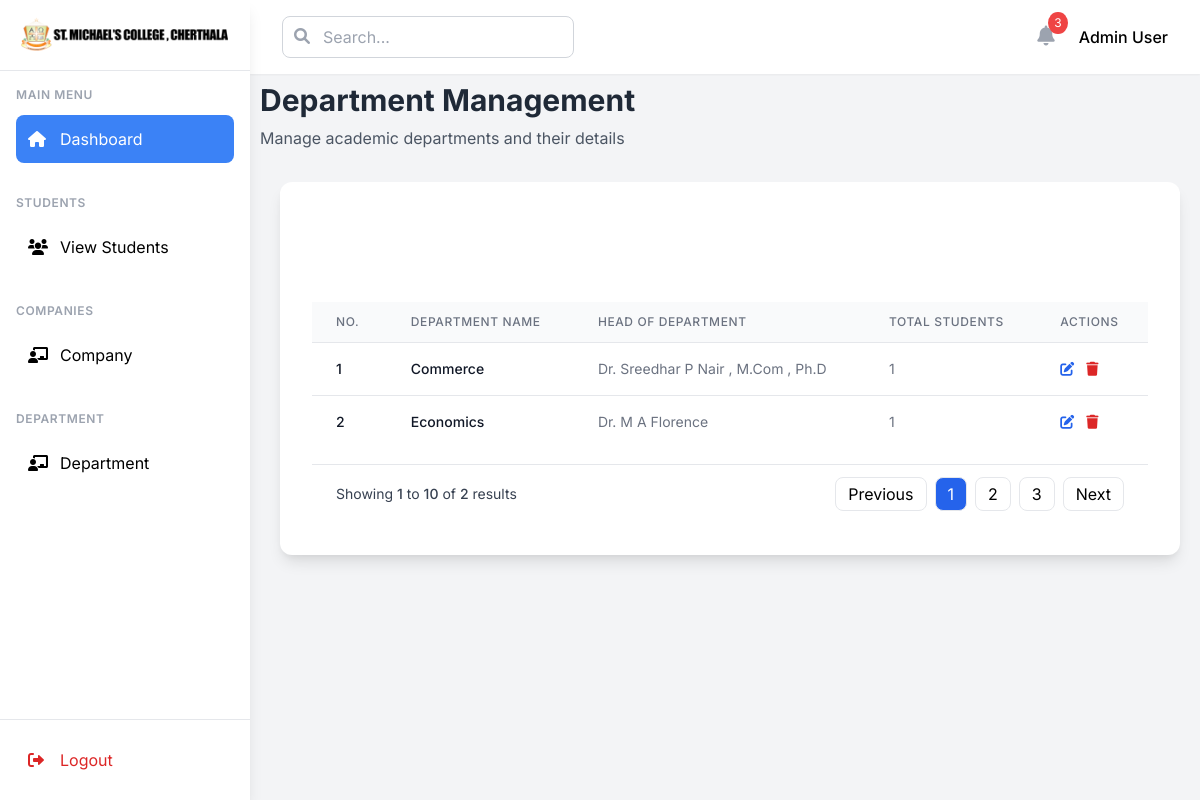
Page /department/ on the committed database.
### college_admin/models.py (models this page shows, shortened)
class Department(models.Model):
    name = models.CharField(max_length=100)
    hod_name = models.CharField(max_length=100,null=True)
    created_at = models.DateTimeField(auto_now_add=True)

### college_admin/views.py (the view, shortened to what this page needs)
# urls.py: path('department/',DepartmentView.as_view(),name='department'),
class DepartmentView(View):
    template_name = 'departments.html'
    def get(self, request, *args, **kwargs):
        departments = Department.objects.annotate(
            total_students=Count('student')
        ).order_by('name')
        paginator = Paginator(departments, 10)
        page_number = request.GET.get('page')
        page_obj = paginator.get_page(page_number)
        context = {
            'departments': page_obj,
            'total_departments': departments.count(),
            'form': DepartmentForm()
        }
        return render(request, self.template_name, context)

### college_admin/forms.py
class DepartmentForm(forms.ModelForm):
    class Meta:
        model = Department
        fields = '__all__'

### college_admin/templates/departments.html (shortened to what this page needs)
{% extends "admin_home.html" %}
{% block home %}
    <div class="main-contents">
        <div class="mb-8 mt-2">
            <div>
                <h1 class="text-3xl font-bold text-gray-800">Department Management</h1>
                <p class="text-gray-600 mt-2">Manage academic departments and their details</p>
            </div>
        </div>
        <div class="bg-white rounded-xl shadow-lg" style="margin:20px;">
            <div class="p-8">
                <div class="flex flex-wrap items-center justify-between mb-6" >
                </div>
                <div class="overflow-x-auto">
                    <table class="min-w-full divide-y divide-gray-200">
                        <thead class="bg-gray-50">
                            <tr>
                                <th class="px-6 py-3 text-left text-xs font-medium text-gray-500 uppercase tracking-wider">
                                    No.
                                </th>
                                <th class="px-6 py-3 text-left text-xs font-medium text-gray-500 uppercase tracking-wider">
                                    Department Name
                                </th>
                                <th class="px-6 py-3 text-left text-xs font-medium text-gray-500 uppercase tracking-wider">
                                    Head of Department
                                </th>
                                <th class="px-6 py-3 text-left text-xs font-medium text-gray-500 uppercase tracking-wider">
                                    Total Students
                                </th>
                                <th class="px-6 py-3 text-left text-xs font-medium text-gray-500 uppercase tracking-wider">
                                    Actions
                                </th>
                            </tr>
                        </thead>
                        <tbody class="bg-white divide-y divide-gray-200">
                            {% for dept in departments %}
                            <tr>
                                <td class="px-6 py-4 whitespace-nowrap">
                                    <div class="text-sm font-medium text-gray-900">{{ forloop.counter }}</div>
                                </td>
                                <td class="px-6 py-4 whitespace-nowrap">
                                    <div class="text-sm font-medium text-gray-900">{{ dept.name }}</div>
                                </td>
                                <td class="px-6 py-4 whitespace-nowrap">
                                    <div class="text-sm text-gray-500">{{ dept.hod_name }}</div>
                                </td>
                                <td class="px-6 py-4 whitespace-nowrap">
                                    <div class="text-sm text-gray-500">{{ dept.total_students }}</div>
                                </td>
                                <td class="px-6 py-4 whitespace-nowrap text-sm font-medium">
                                    <div class="flex space-x-3">
                                        <a   onclick="openEditModal({{ dept.id}})"
                                                class="text-blue-600 hover:text-blue-900">
                                            <i class="fas fa-edit"></i>
                                    </a>
                                        <a href="{% url 'delete-department' dept.id %}"
                                                class="text-red-600 hover:text-red-900">
                                            <i class="fas fa-trash"></i>
                                    </a>
                                    </div>
                                </td>
                            </tr>
                            {% endfor %}
                        </tbody>
                    </table>
                </div>
                <div class="flex items-center justify-between border-t border-gray-200 px-4 py-3 sm:px-6 mt-4">
                    <div class="flex justify-between items-center w-full">
                        <div class="text-sm text-gray-700">
                            Showing <span class="font-medium">1</span> to
                            <span class="font-medium">10</span> of
                            <span class="font-medium">{{ total_departments }}</span> results
                        </div>
                        <div class="flex space-x-2">
                            <a href="#" class="px-3 py-1 border rounded-lg hover:bg-gray-50">Previous</a>
                            <a href="#" class="px-3 py-1 border rounded-lg bg-blue-600 text-white">1</a>
                            <a href="#" class="px-3 py-1 border rounded-lg hover:bg-gray-50">2</a>
                            <a href="#" class="px-3 py-1 border rounded-lg hover:bg-gray-50">3</a>
                            <a href="#" class="px-3 py-1 border rounded-lg hover:bg-gray-50">Next</a>
                        </div>
                    </div>
                </div>
            </div>
        </div>
    </div>
{% endblock %}

### college_admin/templates/admin_home.html (style rules this page uses)
body { font-family: 'Inter', sans-serif; }

### college_admin/templates/departments.html (style rules this page uses)
.main-contents { margin-left: 10px; }

### rows in the picture
Department: name "Commerce", hod_name "Dr. Sreedhar P Nair , M.Com , Ph.D", total_students "1"
Department: name "Economics", hod_name "Dr. M A Florence", total_students "1"

### other values in the picture
{{ total_departments }} "2"
